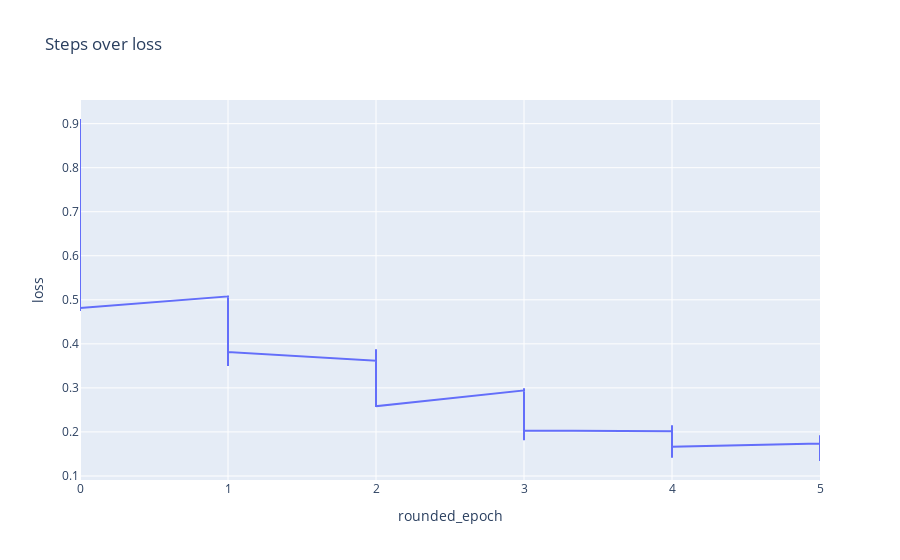

Here is the notebook cell this chart was saved with:
### Code cell
history["rounded_epoch"] = round(history["epoch"])
history.plot(x="rounded_epoch", y="loss", backend="plotly", title="Steps over loss")

### Figure 1 — Plotly figure (JSON) as saved in the notebook; plotly's stock layout.template omitted (floating-point values rounded to 4 significant figures; data arrays with more than 128 entries replaced by an {"elided": "..."} marker saying what was removed)
{"data": [{"hovertemplate": "rounded_epoch=%{x}<br>loss=%{y}<extra></extra>", "legendgroup": "", "line": {"color": "#636efa", "dash": "solid"}, "mode": "lines", "name": "", "orientation": "v", "showlegend": false, "type": "scatter", "x": {"elided": "827 int values"}, "xaxis": "x", "y": {"elided": "827 float values"}, "yaxis": "y"}], "layout": {"autosize": true, "legend": {"tracegroupgap": 0}, "title": {"text": "Steps over loss"}, "xaxis": {"anchor": "y", "autorange": true, "domain": [0, 1], "range": [0, 5], "title": {"text": "rounded_epoch"}, "type": "linear"}, "yaxis": {"anchor": "x", "autorange": true, "domain": [0, 1], "range": [0.09086, 0.9537], "title": {"text": "loss"}, "type": "linear"}}}
